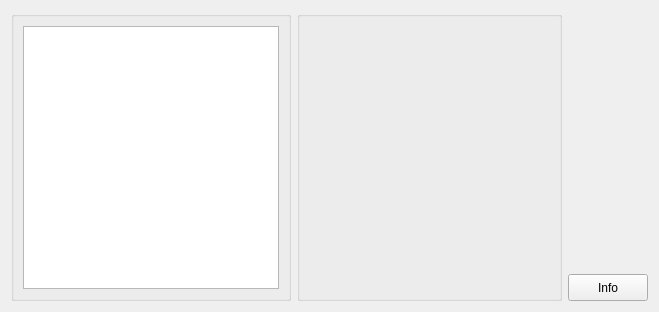
          <widget class="QWidget" name="tab_Overview">
           <attribute name="title">
            <string>Overview</string>
           </attribute>
           <layout class="QGridLayout" name="gridLayout_3">
            <item row="0" column="0" rowspan="2">
             <widget class="QGroupBox" name="groupBox_4">
              <property name="sizePolicy">
               <sizepolicy hsizetype="Expanding" vsizetype="Expanding">
                <horstretch>0</horstretch>
                <verstretch>0</verstretch>
               </sizepolicy>
              </property>
              <property name="minimumSize">
               <size>
                <width>200</width>
                <height>0</height>
               </size>
              </property>
              <property name="maximumSize">
               <size>
                <width>500</width>
                <height>16777215</height>
               </size>
              </property>
              <property name="title">
               <string/>
              </property>
              <layout class="QGridLayout" name="gridLayout_22">
               <item row="0" column="0">
                <widget class="QTextEdit" name="textEdit_Overview">
                 <property name="minimumSize">
                  <size>
                   <width>200</width>
                   <height>0</height>
                  </size>
                 </property>
                 <property name="maximumSize">
                  <size>
                   <width>500</width>
                   <height>16777215</height>
                  </size>
                 </property>
                </widget>
               </item>
              </layout>
             </widget>
            </item>
            <item row="0" column="1" rowspan="2">
             <widget class="QGroupBox" name="groupBox_5">
              <property name="sizePolicy">
               <sizepolicy hsizetype="Expanding" vsizetype="Expanding">
                <horstretch>0</horstretch>
                <verstretch>0</verstretch>
               </sizepolicy>
              </property>
              <property name="minimumSize">
               <size>
                <width>265</width>
                <height>0</height>
               </size>
              </property>
              <property name="title">
               <string/>
              </property>
              <layout class="QGridLayout" name="gridLayout_21">
               <item row="0" column="0">
                <widget class="QLabel" name="label_Imageview">
                 <property name="sizePolicy">
                  <sizepolicy hsizetype="Expanding" vsizetype="Expanding">
                   <horstretch>0</horstretch>
                   <verstretch>0</verstretch>
                  </sizepolicy>
                 </property>
                 <property name="text">
                  <string/>
                 </property>
                 <property name="alignment">
                  <set>Qt::AlignCenter</set>
                 </property>
                </widget>
               </item>
              </layout>
             </widget>
            </item>
            <item row="0" column="2">
             <spacer name="verticalSpacer">
              <property name="orientation">
               <enum>Qt::Vertical</enum>
              </property>
              <property name="sizeHint" stdset="0">
               <size>
                <width>20</width>
                <height>257</height>
               </size>
              </property>
             </spacer>
            </item>
            <item row="1" column="2">
             <widget class="QPushButton" name="pushButton_ShowPictureinfo_Overview">
              <property name="minimumSize">
               <size>
                <width>80</width>
                <height>27</height>
               </size>
              </property>
              <property name="maximumSize">
               <size>
                <width>80</width>
                <height>27</height>
               </size>
              </property>
              <property name="text">
               <string>Info</string>
              </property>
              <property name="icon">
               <iconset resource="Icons.qrc">
                <normaloff>:/buttons/info</normaloff>:/buttons/info</iconset>
              </property>
             </widget>
            </item>
           </layout>
          </widget>
